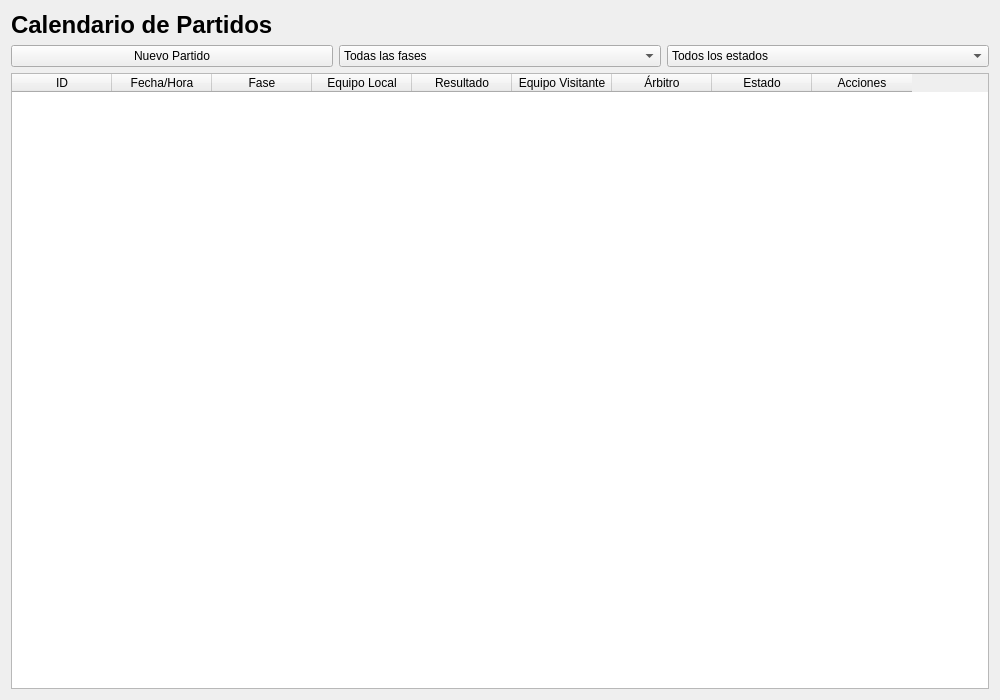
<?xml version="1.0" encoding="UTF-8"?>
<ui version="4.0">
 <class>PageMatches</class>
 <widget class="QWidget" name="PageMatches">
  <property name="geometry">
   <rect>
    <x>0</x>
    <y>0</y>
    <width>1000</width>
    <height>700</height>
   </rect>
  </property>
  <property name="windowTitle">
   <string>Gestión de Partidos</string>
  </property>
  <layout class="QVBoxLayout" name="verticalLayout">
   <item>
    <widget class="QLabel" name="labelTitle">
     <property name="text">
      <string>Calendario de Partidos</string>
     </property>
     <property name="styleSheet">
      <string>font-size: 24px; font-weight: bold;</string>
     </property>
    </widget>
   </item>
   <item>
    <layout class="QHBoxLayout" name="horizontalLayout">
     <item>
      <widget class="QPushButton" name="btnNuevoPartido">
       <property name="text">
        <string>Nuevo Partido</string>
       </property>
      </widget>
     </item>
     <item>
      <widget class="QComboBox" name="cmbFase">
       <item>
        <property name="text">
         <string>Todas las fases</string>
        </property>
       </item>
       <item>
        <property name="text">
         <string>Octavos</string>
        </property>
       </item>
       <item>
        <property name="text">
         <string>Cuartos</string>
        </property>
       </item>
       <item>
        <property name="text">
         <string>Semifinal</string>
        </property>
       </item>
       <item>
        <property name="text">
         <string>Final</string>
        </property>
       </item>
      </widget>
     </item>
     <item>
      <widget class="QComboBox" name="cmbEstado">
       <item>
        <property name="text">
         <string>Todos los estados</string>
        </property>
       </item>
       <item>
        <property name="text">
         <string>Programado</string>
        </property>
       </item>
       <item>
        <property name="text">
         <string>En curso</string>
        </property>
       </item>
       <item>
        <property name="text">
         <string>Finalizado</string>
        </property>
       </item>
      </widget>
     </item>
    </layout>
   </item>
   <item>
    <widget class="QTableWidget" name="tablePartidos">
     <property name="alternatingRowColors">
      <bool>true</bool>
     </property>
     <property name="selectionBehavior">
      <enum>QAbstractItemView::SelectRows</enum>
     </property>
     <column>
      <property name="text">
       <string>ID</string>
      </property>
     </column>
     <column>
      <property name="text">
       <string>Fecha/Hora</string>
      </property>
     </column>
     <column>
      <property name="text">
       <string>Fase</string>
      </property>
     </column>
     <column>
      <property name="text">
       <string>Equipo Local</string>
      </property>
     </column>
     <column>
      <property name="text">
       <string>Resultado</string>
      </property>
     </column>
     <column>
      <property name="text">
       <string>Equipo Visitante</string>
      </property>
     </column>
     <column>
      <property name="text">
       <string>Árbitro</string>
      </property>
     </column>
     <column>
      <property name="text">
       <string>Estado</string>
      </property>
     </column>
     <column>
      <property name="text">
       <string>Acciones</string>
      </property>
     </column>
    </widget>
   </item>
  </layout>
 </widget>
 <resources/>
 <connections/>
</ui>
